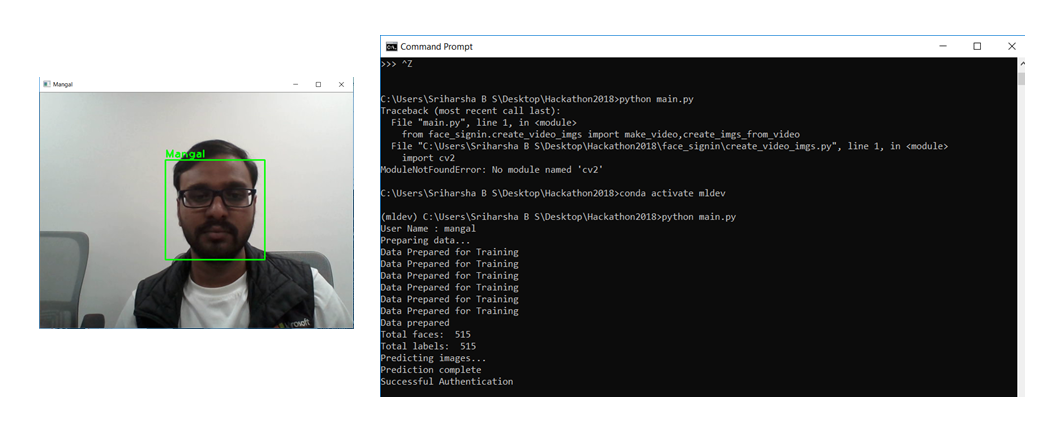
#> input picture snipping.PNG, 1055 x 438 px, given as the content of the folder video_data, which was not available
$ python main.py
#> lines starting #> are read from the running program, lines starting #| are printed output that depends on the picture; pictures that were not available may be replaced by others from this repository, and a replacement may not be noted
### face_signin/prepare_training.py
import cv2
import numpy as np
import os

def prepare_training_data(data_folder_path):

    #------STEP-1--------
    #get the directories (one directory for each subject) in data folder
    dirs = sorted(os.listdir(data_folder_path))
    #print(dirs)
    faces = []
    labels = []

    for label,count in zip(dirs,range(len(dirs))):
        subject_dir_path = data_folder_path+"/"+label
        for image_name in os.listdir(subject_dir_path):

            #ignore system files like .DS_Store
            if image_name.startswith("."):
                continue;

            #build image path
            #sample image path = training-data/s1/1.pgm
            image_path = subject_dir_path + "/" + image_name

            #read image
            image = cv2.imread(image_path)

            #display an image window to show the image
            #print("Training label :",label)
            cv2.waitKey(100)

            #detect face
            face, rect = detect_face(image)

            #------STEP-4--------
            #for the purpose of this tutorial
            #we will ignore faces that are not detected
            if face is not None:
                #add face to list of faces
                faces.append(face)
                #add label for this face
                labels.append(count)
        print("Data Prepared for Training")
    cv2.destroyAllWindows()
    cv2.waitKey(1)
    cv2.destroyAllWindows()

    return faces, labels

def detect_face(img):

    gray = cv2.cvtColor(img, cv2.COLOR_BGR2GRAY)

    #load OpenCV face detector, I am using LBP which is fast
    #there is also a more accurate but slow: Haar classifier
    face_cascade = cv2.CascadeClassifier('opencv-files/lbpcascade_frontalface.xml')

    #let's detect multiscale images(some images may be closer to camera than others)
    #result is a list of faces
    faces = face_cascade.detectMultiScale(gray, scaleFactor=1.2, minNeighbors=5);

    #if no faces are detected then return original img
    if (len(faces) == 0):
        return None, None

    #under the assumption that there will be only one face,
    #extract the face area
    x, y, w, h = faces[0]

    #return only the face part of the image
    return gray[y:y+w, x:x+h], faces[0]

### face_signin/face_recognition.py
import cv2
import os
import numpy as np
from face_signin.prepare_training import detect_face

#function to draw rectangle on image
#according to given (x, y) coordinates and
#given width and heigh
def draw_rectangle(img, rect):
    (x, y, w, h) = rect
    cv2.rectangle(img, (x, y), (x+w, y+h), (0, 255, 0), 2)

#function to draw text on give image starting from
#passed (x, y) coordinates.
def draw_text(img, text, x, y):
    cv2.putText(img, text, (x, y), cv2.FONT_HERSHEY_PLAIN, 1.5, (0, 255, 0), 2)

def create_trainer(faces,labels):
    #create our LBPH face recognizer
    face_recognizer = cv2.face.LBPHFaceRecognizer_create()

    #train our face recognizer of our training faces
    face_recognizer.train(faces, np.array(labels))

    return face_recognizer

def predict(test_img,dirs,face_recognizer):
    #make a copy of the image as we don't want to chang original image
    img = test_img.copy()
    #detect face from the image
    face, rect = detect_face(img)

    #predict the image using our face recognizer
    label= face_recognizer.predict(face)
    #print(label)
    #get name of respective label returned by face recognizer
    label_text = dirs[label[0]]

    #draw a rectangle around face detected
    draw_rectangle(img, rect)
    #draw name of predicted person
    draw_text(img, label_text, rect[0], rect[1]-5)

    return img,label_text

def predict_images(img_str,face_recognizer):
    #predict images
    print("Predicting images...")
    dirs = sorted(os.listdir("video_data"))
    #load test images
    #test_img1 = cv2.imread("video_train/frame84.jpg")
    test_img2 = cv2.imread(img_str)

    #perform a prediction
    #predicted_img1 = predict(test_img1)
    predicted_img2,label_text = predict(test_img2,dirs,face_recognizer)
    print("Prediction complete")

    #display both images
    #cv2.imshow(dirs[0], predicted_img1)
    cv2.imshow(label_text, predicted_img2)
    cv2.waitKey(0)
    cv2.destroyAllWindows()
    return label_text

def sign_in(face_recognizer):

    cap = cv2.VideoCapture(0) # video capture source camera (Here webcam of laptop)
    ret,frame = cap.read() # return a single frame in variable `frame`
    dirs = sorted(os.listdir("video_data"))
    while(True):
        cv2.imshow('img1',frame) #display the captured image
        cv2.imwrite('video_train/c1.png',frame)
        cv2.destroyAllWindows()
        break

    cap.release()

    person = predict_images("video_train/c1.png",face_recognizer)

    return person

### main.py
from face_signin.create_video_imgs import make_video,create_imgs_from_video
from face_signin.prepare_training import prepare_training_data, detect_face
from face_signin.face_recognition import create_trainer,sign_in
'''
x = str(input("Image Name :"))

make_video()
create_imgs_from_video(x)'''
#data will be in two lists of same size
#one list will contain all the faces
#and the other list will contain respective labels for each face
name = str(input("User Name : "))
#> the answer given: snipping.PNG
print("Preparing data...")
faces, labels = prepare_training_data("video_data")
#> in prepare_training_data, image is the input picture: shape (438, 1055, 3); mean B, G, R 126.4, 127.1, 126.5
#> in detect_face, `faces = face_cascade.detectMultiScale(gray, scaleFactor=1.2, minNeighb..`: faces = [[171, 162, 89, 89]]
#> in detect_face, `x, y, w, h = faces[0]`: x = 171; y = 162; w = 89
#> in prepare_training_data, `face, rect = detect_face(image)`:
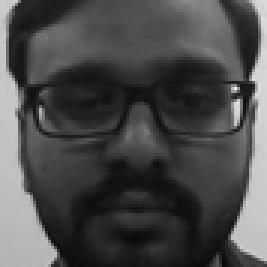
#> face: shape (89, 89) (shown 3 times larger); min 6, max 240, mean 75
#> in prepare_training_data, `face, rect = detect_face(image)`: rect = [171, 162, 89, 89]
#> faces = 1 item; labels = [0]
print("Data prepared")

#print total faces and labels
print("Total faces: ", len(faces))
#| Total faces:  1
print("Total labels: ", len(labels))
#| Total labels:  1

face_recognizer = create_trainer(faces,labels)

person = sign_in(face_recognizer)
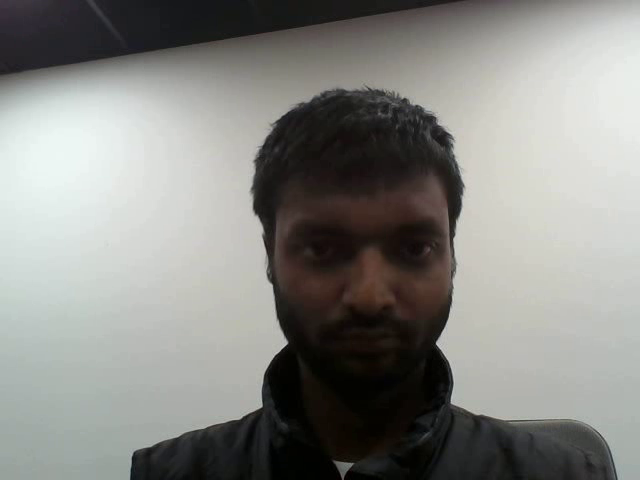
#> input picture frame 14 of output.avi, 640 x 480 px, given in place of the camera
#> in sign_in, frame is the input picture: shape (480, 640, 3); mean B, G, R 131.7, 135.6, 135.4
#> in predict, `face, rect = detect_face(img)`:
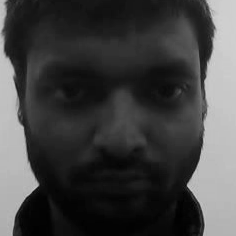
#> face: shape (236, 236); min 0, max 210, mean 65.2
#> in predict, `face, rect = detect_face(img)`: rect = [249, 158, 236, 236]
#> in predict, `label= face_recognizer.predict(face)`: label = (0, 125.1)
#> in predict, `label_text = dirs[label[0]]`: label_text = 'snipping.PNG'
#> in draw_rectangle, `(x, y, w, h) = rect`: x = 249; y = 158; w = 236
#> in draw_text, `cv2.putText(img, text, (x, y), cv2.FONT_HERSHEY_PLAIN, 1.5, (0, 255, 0..`:
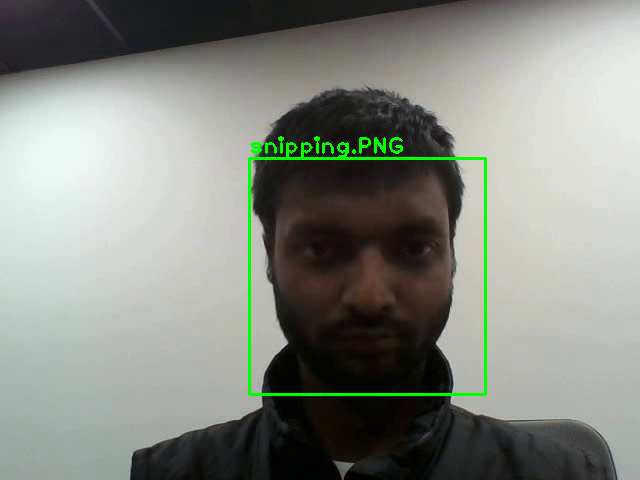
#> img: shape (480, 640, 3); mean B, G, R 130.6, 137.5, 134.1
#> in predict_images, `predicted_img2,label_text = predict(test_img2,dirs,face_recognizer)`: label_text = 'snipping.PNG'
#> person = 'snipping.PNG'

if name.lower() in person.lower():
    print("Successful Authentication")

else:
    print("You are not "+name+", you are ", person)
